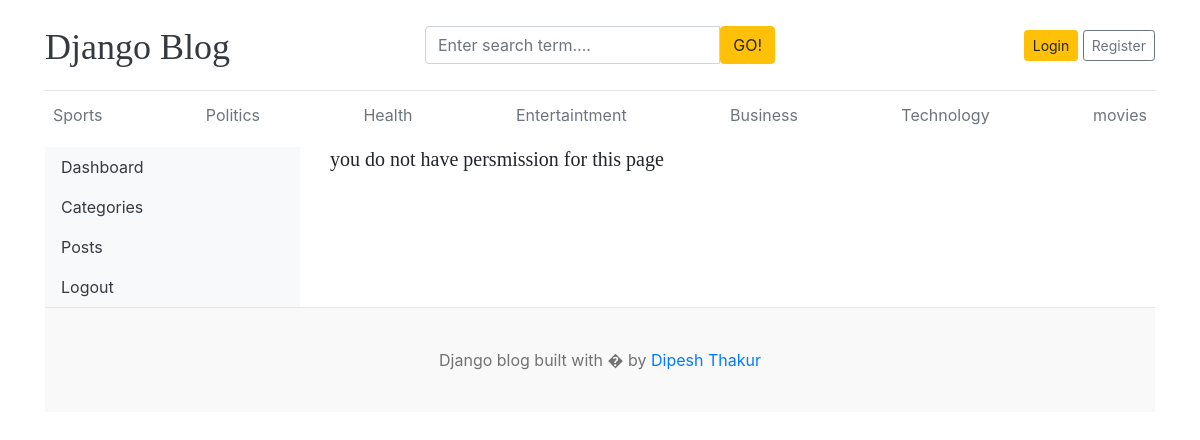
Page /dashboard/users/edit/1/ on the committed database.
### blogs/models.py (models this page shows, shortened)
class Category(models.Model):
    category_name = models.CharField(max_length=50, unique=True)
    created_at = models.DateTimeField(auto_now_add = True)
    updated_at = models.DateTimeField(auto_now=True)
    class Meta:
        verbose_name_plural = "categories"  #admin panel ma correct speing aau x prural ma

### dashboards/views.py (the view)
# urls.py: path('users/edit/<int:pk>/', views.edit_user, name='edit_user'),
def edit_user(request,pk):
    user= get_object_or_404(User, pk=pk)
    if request.method == 'POST':
        form = EditUserForm(request.POST, instance=user)
        if form.is_valid():
            form.save()
            return redirect('users')
    form = EditUserForm(instance=user)
    context={
        'form': form
    }
    return render(request, 'dashboard/edit_user.html', context)

### dashboards/forms.py
class EditUserForm(forms.ModelForm):
    class Meta:
        model = User
        fields = ('username', 'email' ,'first_name', 'last_name', 'is_active' , 'is_staff', 'is_superuser', 'groups', 'user_permissions',)

### blogs/context_processor.py (called while the page is built)
def get_categories(request):
    categories = Category.objects.all()
    return dict(categories= categories)

def get_social_links(request):
    social_links = SocialLink.objects.all()
    return dict(social_links = social_links)

### templates/dashboard/edit_user.html
{% extends "base.html" %}
{% block content %}
{% load crispy_forms_tags %}
 <div class="row">
    {% include 'dashboard/sidebar.html' %}
     <div class="col-md-9">
        {% if perms.auth.edit_user %}
        <h2>Edit User </h2>
        <form action=" " method="POST" >
            {% csrf_token %}
            {{ form | crispy }}
            <button type="submit" class="btn btn-warning" >Update</button>
        </form>
        <br>
        {% else %}
        <h5>you do not have persmission for this page </h5>
      {% endif %}
     </div>
</div>
{% endblock %}

### templates/base.html (shortened to what this page needs)
{% load static %}
<!DOCTYPE html>
<html lang="en">
<head>
    <link rel="stylesheet" href="https://cdn.jsdelivr.net/npm/bootstrap@4.6.2/dist/css/bootstrap.min.css">
    <link href="{% static 'css/blog.css' %}" rel="stylesheet">
    <link rel="stylesheet" href="https://cdnjs.cloudflare.com/ajax/libs/font-awesome/4.7.0/css/font-awesome.min.css">
  </head>
<body>
    <div class="container">
      <header class="blog-header py-3">
        <div class="row flex-nowrap justify-content-between align-items-center">
          <div class="col-4 pt-1">
            <a class="blog-header-logo text-dark" href="/">Django Blog</a>
          </div>
          <div class="col-4">
            <form action="{% url  'search' %}" method="GET">
              <div class="input-group" >
                <input class="form-control" type="text" name="keyword" value="{{keyword}}" placeholder="Enter search term...." aria-label="Enter search term...">
                <button type="submit" class="btn btn-warning" id='button-search' type="button" >GO!</button>
              </div>
            </form>
          </div>
          <div class="col-4 d-flex justify-content-end align-items-center">
            {% if not user.is_authenticated %}
            <a class="btn btn-sm btn-warning" href=" {% url 'login' %} ">Login</a> &nbsp;
            <a class="btn btn-sm btn-outline-secondary" href=" {% url 'register' %} ">Register</a>
            {% else %}
            <span> <a href=" {% url 'dashboard' %} "> Dashboard </a> </span>
            &emsp;
            <span>  <a href=" {% url 'logout' %}  "> Logout </a> </span>
            {% endif %}
          </div>
        </div>
      </header>
      <div class="nav-scroller py-1 mb-2">
        <nav class="nav d-flex justify-content-between">
          {% for category in categories  %}
          <a class="p-2 text-muted" href="{% url  'posts_by_category' category.id %}">{{category.category_name}}</a>
          {% endfor %}
        </nav>
      </div>
{% block content %}
{% endblock %}
<footer class="blog-footer">
  <p>Django blog built with � by <a href="#">Dipesh Thakur</a></p>
</footer>

### blog_main/static/css/blog.css (style rules this page uses)
.blog-header { border-bottom: 1px solid #e5e5e5; }
.blog-header-logo { font-family: "Playfair Display", Georgia, "Times New Roman", serif; font-size: 2.25rem; }
h1, h2, h3, h4, h5, h6 { font-family: "Playfair Display", Georgia, "Times New Roman", serif; }
.blog-footer { padding: 2.5rem 0; color: #727272; text-align: center; background-color: #f9f9f9; border-top: .05rem solid #e5e5e5; }
.blog-footer p:last-child { margin-bottom: 0; }

### rows in the picture
Category: category_name "Sports"
Category: category_name "Politics"
Category: category_name "Health"
Category: category_name "Entertaintment"
Category: category_name "Business"
Category: category_name "Technology"
Category: category_name "movies"
